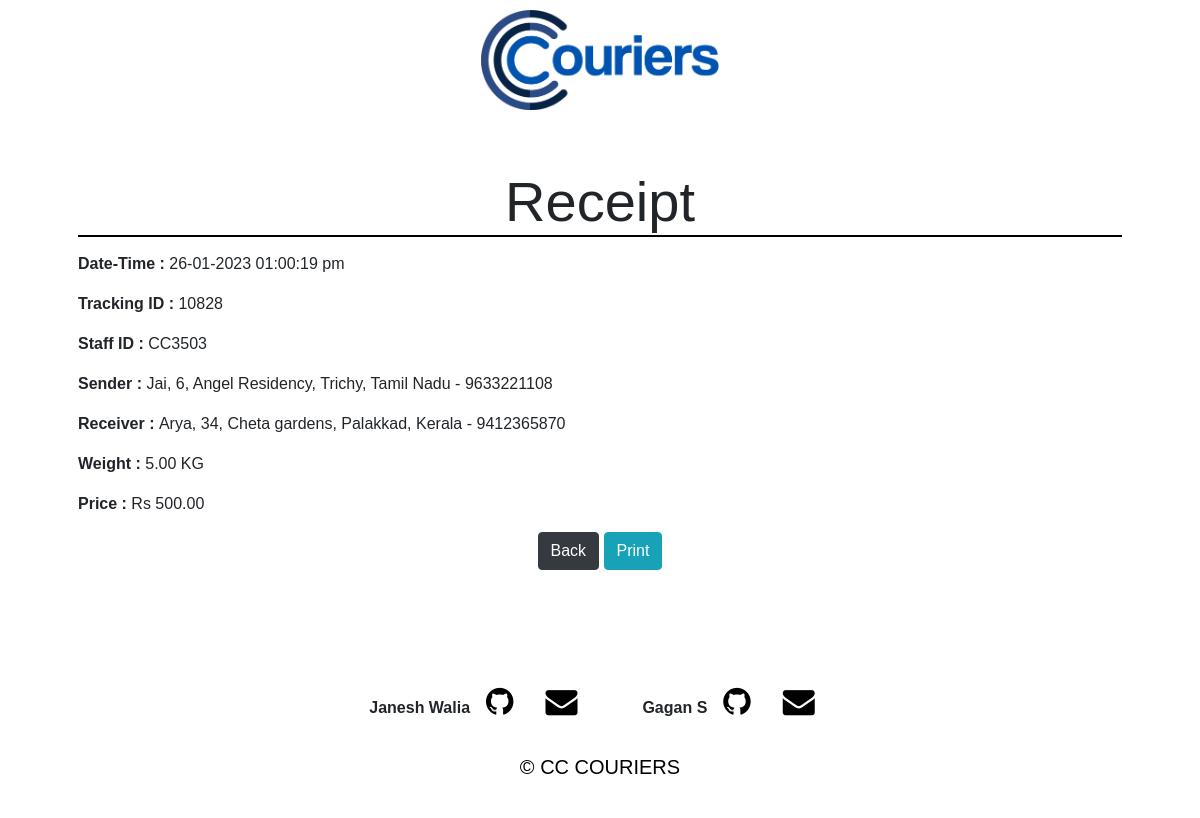
/receipt.php, run on an earlier commit of the app's database.
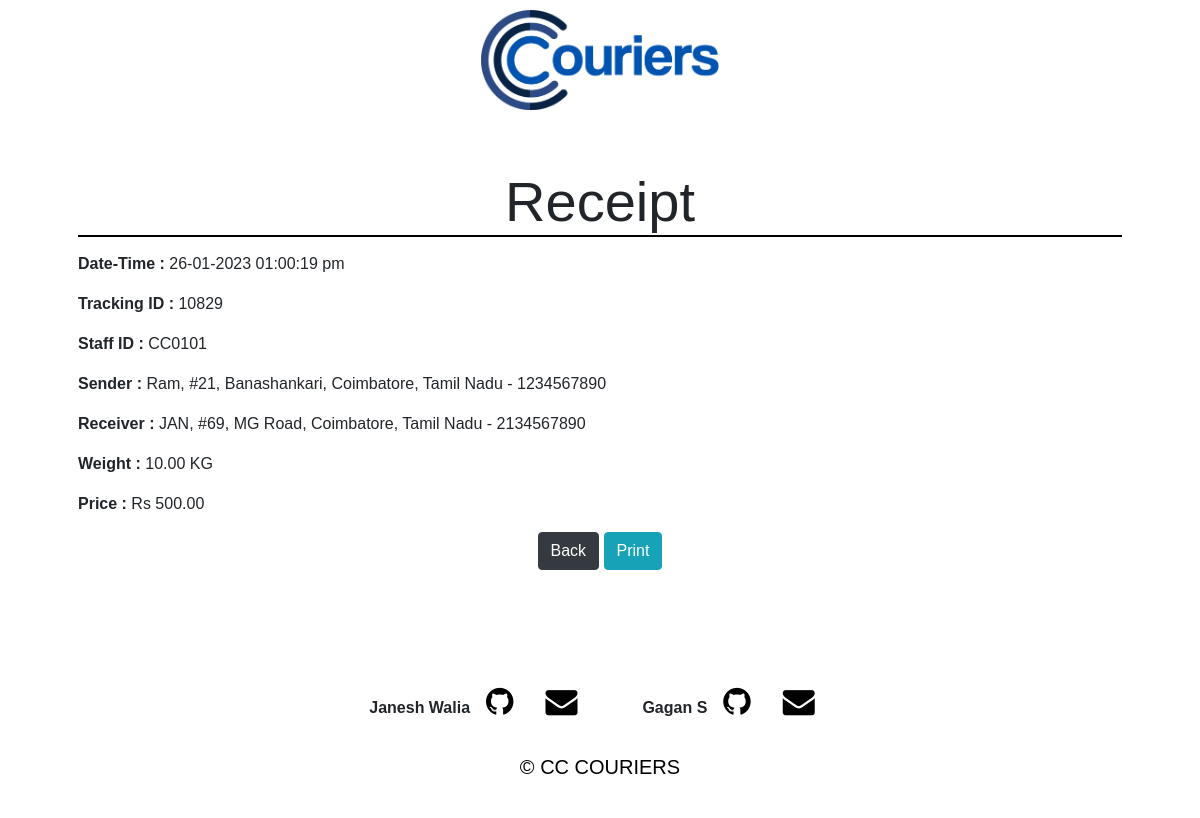
And on a later commit of the database.
### tables this page shows
CREATE TABLE `parcel` (
  `TrackingID` int(11) NOT NULL,
  `StaffID` varchar(30) NOT NULL,
  `S_Name` varchar(30) NOT NULL,
  `S_Add` varchar(50) NOT NULL,
  `S_City` varchar(20) NOT NULL,
  `S_State` varchar(20) NOT NULL,
  `S_Contact` bigint(20) NOT NULL,
  `R_Name` varchar(30) NOT NULL,
  `R_Add` varchar(50) NOT NULL,
  `R_City` varchar(20) NOT NULL,
  `R_State` varchar(20) NOT NULL,
  `R_Contact` bigint(20) NOT NULL,
  `Weight_Kg` decimal(10,2) NOT NULL,
  `Price` decimal(10,2) NOT NULL,
  `Dispatched_Time` timestamp NOT NULL DEFAULT current_timestamp()
);

### receipt.php (the view, shortened to what this page needs)
<?php
    include("db_connect.php");
    $date = date('d-m-Y');
    $time = date('h:i:s a');
    $sql = "SELECT * FROM parcel ORDER BY TrackingID DESC LIMIT 1";
    $result = mysqli_query($conn, $sql);
    if(mysqli_num_rows($result) > 0){
        $order = mysqli_fetch_assoc($result);
    }else{
        echo 'Data fetch Error : '.mysqli_error($conn);
    }
?>
<!DOCTYPE html>
<html>
    <head>
        <link rel="stylesheet" href="style/bootstrap.css">
        <link rel="stylesheet" href="style/index_styles.css">
        <link rel="stylesheet" href="https://cdnjs.cloudflare.com/ajax/libs/font-awesome/4.7.0/css/font-awesome.min.css">
    </head>
    <body style="font-family: Arial, Helvetica, sans-serif;">
        <div ><img src="Images/logo.png" id="logo" style="height: 100px !important; margin-top: 10px !important;"  ></div>
        <div class="container p-5"  style="background-color: rgba(255, 255, 255, 0.7); margin-top: 10px !important">
            <h2 class="display-4 text-center" style="border-bottom: 2px solid black; margin-bottom:15px !important;">Receipt</h2>
            <p><span class="font-weight-bold">Date-Time : </span><?php echo $date.'  '.$time; ?> </p>
            <p><span class="font-weight-bold">Tracking ID : </span><?php echo $order['TrackingID']; ?> </p>
            <p> <span class="font-weight-bold">Staff ID : </span> <?php echo $order['StaffID']; ?> </p>
            <p><span class="font-weight-bold">Sender : </span> <?php echo $order['S_Name'].', '.$order['S_Add'].', '.$order['S_City'].', '.$order['S_State'].' - '.$order['S_Contact']; ?> </p>
            <p><span class="font-weight-bold">Receiver : </span><?php echo $order['R_Name'].', '.$order['R_Add'].', '.$order['R_City'].', '.$order['R_State'].' - '.$order['R_Contact']; ?></p>
            <p><span class="font-weight-bold">Weight : </span><?php echo $order['Weight_Kg'].' KG'; ?> </p>
            <p><span class="font-weight-bold">Price : </span><?php echo 'Rs '.$order['Price']; ?> </p>
            <form method="POST" action="" class="text-center">
                <input type="submit" name="back" value="Back" class="btn btn-dark">
                <input type="submit" name="print" value="Print" class="btn btn-info" onclick="window.print()">
            </form>
        </div>
        <div class="container-fluid text-center mt-5" style="background-color: rgba(255, 255, 255, 0.7); padding: 20px; position: relative;">
            <div class="i-bar" style="display: flex; flex-direction: row; flex-wrap: wrap; justify-content:center; margin-bottom: 2em;">
                <strong>Janesh Walia<a class="fa fa-github" href="https://github.com/Janesh7" target=blank style="border: none; text-decoration: none;  margin: 0em 0.5em; color:black; font-size: xx-large;"></a></strong>
                <a class="fa fa-envelope" href="mailto:janeshwalia273@gmail.com" style="border: none; text-decoration: none;  margin: 0em 0.5em; color:black; font-size: xx-large;"></a>&nbsp &nbsp &nbsp &nbsp &nbsp &nbsp
                <strong>Gagan S<a class="fa fa-github" href="https://github.com/Astraxx04" target=blank style="border: none; text-decoration: none;  margin: 0em 0.5em; color:black; font-size: xx-large;"></a></strong>
                <a class="fa fa-envelope" href="mailto:gagan200254@gmail.com" style="border: none; text-decoration: none;  margin: 0em 0.5em; color:black; font-size: xx-large;"></a>
            </div>
            <p class="credit" style="font-size: 20px; font-stretch: 3px; text-align: center; color: black;">© CC COURIERS</p>
        </div>
    </body>
</html>

### style/index_styles.css (style rules this page uses)
body, html { margin: 0; height: 100%; background-image: url('../Images/bbg2.jpeg'); background-position: center; background-repeat: no-repeat; background-size: cover; overflow-x: hidden; position: relative; z-index: -99; font-family: Arial, Helvetica, sans-serif !important; }
#logo { height: 100px !important; width: auto; margin: 0 auto; display: block; text-align: center; z-index: 9; }

What changed in the data, as far as the page shows it:
no longer on this page (row unchanged): parcel: TrackingID "10828", StaffID "CC3503", S_Name "Jai", S_Add "6, Angel Residency", S_City "Trichy", S_State "Tamil Nadu", S_Contact "9633221108", R_Name "Arya", R_Add "34, Cheta gardens", R_City "Palakkad", R_State "Kerala", R_Contact "9412365870", Weight_Kg "5.00", Price "500.00"
added parcel: TrackingID "10829", StaffID "CC0101", S_Name "Ram", S_Add "#21, Banashankari", S_City "Coimbatore", S_State "Tamil Nadu", S_Contact "1234567890", R_Name "JAN", R_Add "#69, MG Road", R_City "Coimbatore", R_State "Tamil Nadu", R_Contact "2134567890", Weight_Kg "10.00", Price "500.00"
